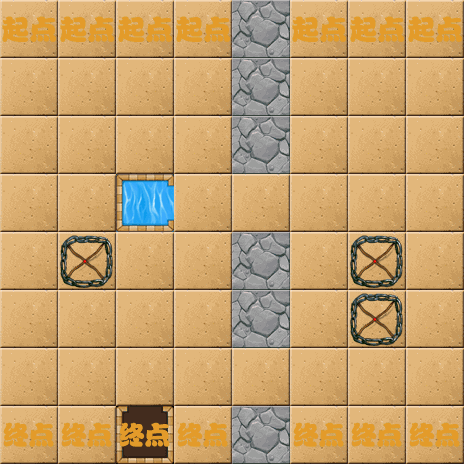

Below is a game level as drawn by its tile map, then a one-line description and the .tmx that defines it (tile-layer data replaced by summaries):
An orthogonal 8x8 tile map with 58x58 px tiles, 8 tile layers (1-layer, 2-layer, 3-layer, 4-layer, ...).

<map version="1.0" orientation="orthogonal" renderorder="right-down" width="8" height="8" tilewidth="58" tileheight="58">
 <tileset firstgid="1" name="backgroundBlock" tilewidth="58" tileheight="58">
  <image source="backgroundBlock.png" width="348" height="870" />
 </tileset>
 <layer name="1-layer" width="8" height="8">
  <data>[64 cells, 47 non-empty, 1 distinct tile ids]</data>
 </layer>
 <layer name="2-layer" width="8" height="8">
  <data>[64 cells, 58 non-empty, 6 distinct tile ids]</data>
 </layer>
 <layer name="3-layer" width="8" height="8">
  <data>[64 cells, 62 non-empty, 3 distinct tile ids]</data>
 </layer>
 <layer name="4-layer" width="8" height="8">
  <data>[64 cells, 55 non-empty, 1 distinct tile ids]</data>
 </layer>
 <layer name="5-layer" width="8" height="8">
  <data>[64 cells, 49 non-empty, 1 distinct tile ids]</data>
 </layer>
 <layer name="6-layer" width="8" height="8">
  <data>[64 cells, 57 non-empty, 5 distinct tile ids]</data>
 </layer>
 <layer name="7-layer" width="8" height="8">
  <data>[64 cells, 63 non-empty, 2 distinct tile ids]</data>
 </layer>
 <layer name="8-layer" width="8" height="8">
  <data>[64 cells, 63 non-empty, 3 distinct tile ids]</data>
 </layer>
</map>
